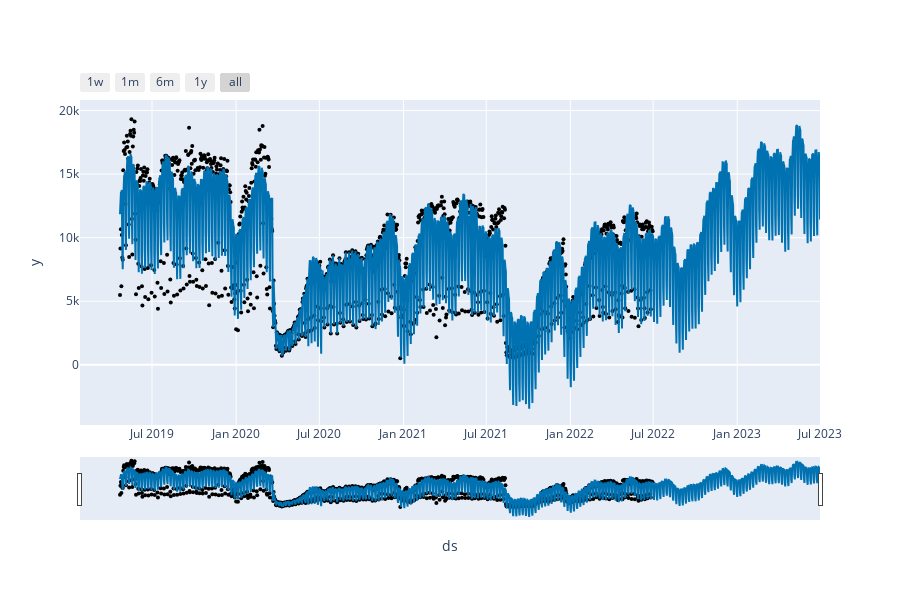

The notebook cell this image was saved under:
### Code cell
plot_plotly(m4,forecast)

### Figure 1 — Plotly figure (JSON) as saved in the notebook; plotly's stock layout.template omitted (floating-point values rounded to 4 significant figures; data arrays with more than 128 entries replaced by an {"elided": "..."} marker saying what was removed)
{"data": [{"marker": {"color": "black", "size": 4}, "mode": "markers", "name": "Actual", "type": "scatter", "x": {"elided": "1164 str values"}, "y": {"elided": "1164 int values"}}, {"fill": "none", "fillcolor": "rgba(0, 114, 178, 0.2)", "line": {"color": "#0072B2", "width": 2}, "mode": "lines", "name": "Predicted", "type": "scatter", "x": {"elided": "1530 str values"}, "y": {"elided": "1530 float values"}}], "layout": {"height": 600, "showlegend": false, "width": 900, "xaxis": {"rangeselector": {"buttons": [{"count": 7, "label": "1w", "step": "day", "stepmode": "backward"}, {"count": 1, "label": "1m", "step": "month", "stepmode": "backward"}, {"count": 6, "label": "6m", "step": "month", "stepmode": "backward"}, {"count": 1, "label": "1y", "step": "year", "stepmode": "backward"}, {"step": "all"}]}, "rangeslider": {"visible": true}, "title": {"text": "ds"}, "type": "date"}, "yaxis": {"title": {"text": "y"}}}}
